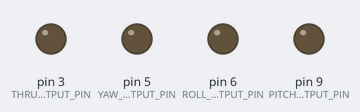
Bench run of a sketch on a simulated Arduino Uno, built with avr-gcc and run on an emulated ATmega328P. Shown: output pins drawn as LEDs (lit = HIGH). At 12.5 s the program stops and its outputs stay as they are.

Above: at 1.45 s.
Timing chart, 0 to 4.4 s (numbered marks = the images above):
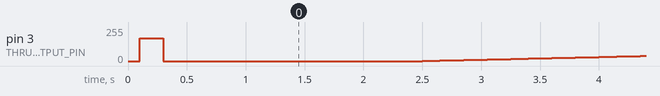

The sketch:

Pin_Output_test.ino
```cpp
#define THRUST_OUTPUT_PIN 3
#define YAW_OUTPUT_PIN 5
#define ROLL_OUTPUT_PIN 6
#define PITCH_OUTPUT_PIN 9

#define MAX_OUTPUT_PWM 170
#define HALF_OUTPUT_PWM 85

/* 0V ~ analog 0
 * 1.65V ~ analog 84
 * 2.5V ~ analog 128
 * 3.3V ~ analog 168
 */

void setup() {
  initValues();
  startupProtocol();
  delay(1000);
}

void initValues() {
  pinMode(THRUST_OUTPUT_PIN, OUTPUT);
  pinMode(YAW_OUTPUT_PIN, OUTPUT);
  pinMode(ROLL_OUTPUT_PIN, OUTPUT);
  pinMode(PITCH_OUTPUT_PIN, OUTPUT);
}

void startupProtocol() {
  delay(100);
  analogWrite(THRUST_OUTPUT_PIN, MAX_OUTPUT_PWM);
  delay(200);
  analogWrite(THRUST_OUTPUT_PIN, 0);
  delay(100);
}

void loop() {
  testThrust();
  //analogWrite(THRUST_OUTPUT_PIN, HALF_OUTPUT_PWM);
  delay(500);
  exit(0);
}

void testYaw() {
  // ~0V
  analogWrite(THRUST_OUTPUT_PIN, 0);
  delay(50);
  analogWrite(THRUST_OUTPUT_PIN, 50);
  delay(100);

  // ~1.65V
  analogWrite(YAW_OUTPUT_PIN, HALF_OUTPUT_PWM);
  delay(100);

  // ~3.3V
  analogWrite(YAW_OUTPUT_PIN, MAX_OUTPUT_PWM);
  delay(2500);


  // ~1.65V
  analogWrite(YAW_OUTPUT_PIN, HALF_OUTPUT_PWM);
  delay(1000);

  // ~0V
  analogWrite(YAW_OUTPUT_PIN, 0);
  delay(2500);

  // ~1.65V
  analogWrite(YAW_OUTPUT_PIN, HALF_OUTPUT_PWM);
}

// Be careful with this. The thrust goes from 0% to 100%.
void testThrust() {
  int thrust = 0;
  delay(1000);

  // ~0V
  analogWrite(THRUST_OUTPUT_PIN, 0);
  delay(50);

  for(; thrust < MAX_OUTPUT_PWM; thrust++) {
    analogWrite(THRUST_OUTPUT_PIN, thrust);
    delay(50);
  }

  // ~0V
  analogWrite(THRUST_OUTPUT_PIN, 0);
  delay(50);

  // ~3.3V
  analogWrite(THRUST_OUTPUT_PIN, MAX_OUTPUT_PWM);
  delay(500);

  // ~1.65V
  analogWrite(THRUST_OUTPUT_PIN, HALF_OUTPUT_PWM);
  delay(500);

  // ~0V
  analogWrite(THRUST_OUTPUT_PIN, 0);
}
```
